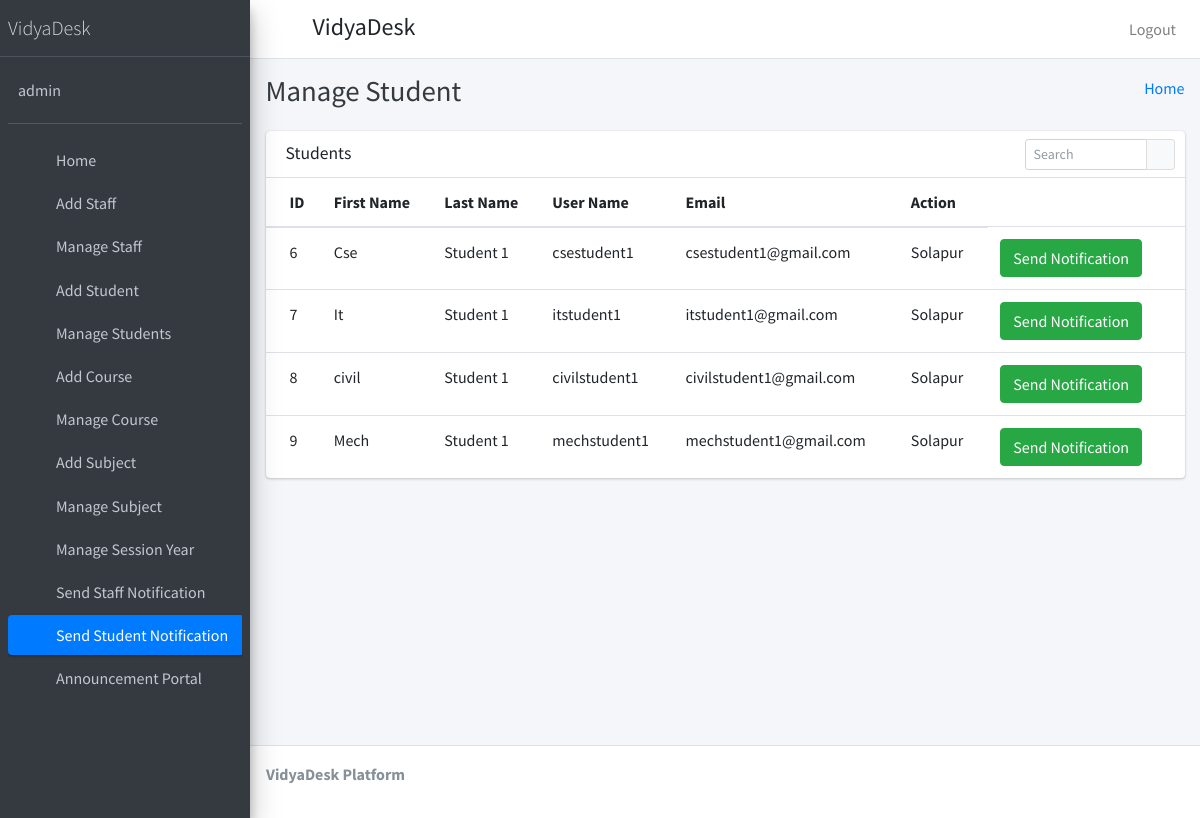
Page /admin_send_notification_student (signed in) on the committed database.
### student_management_app/models.py (models this page shows)
class CustomUser(AbstractUser):
    user_type_data=((1,"HOD"),(2,"Staff"),(3,"Student"))
    user_type=models.CharField(default=1,choices=user_type_data,max_length=10)

class Students(models.Model):
    id=models.AutoField(primary_key=True)
    admin=models.OneToOneField(CustomUser,on_delete=models.CASCADE)
    gender=models.CharField(max_length=255)
    profile_pic=models.FileField()
    address=models.TextField()
    course_id=models.ForeignKey(Courses,on_delete=models.DO_NOTHING)
    session_year_id=models.ForeignKey(SessionYearModel,on_delete=models.CASCADE)
    created_at=models.DateTimeField(auto_now_add=True)
    updated_at=models.DateTimeField(auto_now_add=True)
    fcm_token=models.TextField(default="")
    objects = models.Manager()

### student_management_app/HodViews.py (the view)
# urls.py: path('admin_send_notification_student', HodViews.admin_send_notification_student,name="admin_send_notification_student"),
def admin_send_notification_student(request):
    students=Students.objects.all()
    return render(request,"hod_template/student_notification.html",{"students":students})

### student_management_app/templates/hod_template/student_notification.html (shortened to what this page needs)
{% extends 'hod_template/base_template.html' %}
{% block page_title %}
Manage Student
{% endblock page_title %}
{% block main_content %}
    <section class="content">
      <div class="container-fluid">
           <div class="row">
          <div class="col-12">
            <div class="card">
              <div class="card-header">
                <h3 class="card-title">Students</h3>
                <div class="card-tools">
                  <div class="input-group input-group-sm" style="width: 150px;">
                    <input type="text" name="table_search" class="form-control float-right" placeholder="Search">
                    <div class="input-group-append">
                      <button type="submit" class="btn btn-default"><i class="fas fa-search"></i></button>
                    </div>
                  </div>
                </div>
              </div>
              <div class="card-body table-responsive p-0">
                <table class="table table-hover text-nowrap">
                  <thead>
                    <tr>
                      <th>ID</th>
                      <th>First Name</th>
                      <th>Last Name</th>
                      <th>User Name</th>
                      <th>Email</th>
                      <th>Action</th>
                    </tr>
                  </thead>
                  <tbody>
                  {% for student in students %}
                    <tr>
                      <td>{{ student.admin.id }}</td>
                      <td>{{ student.admin.first_name }}</td>
                      <td>{{ student.admin.last_name }}</td>
                      <td>{{ student.admin.username }}</td>
                      <td>{{ student.admin.email }}</td>
                      <td>{{ student.address }}</td>
                      <td><a href="#" class="btn btn-success show_notification" data-toggle="modal" data-target="#myModal">Send Notification</a></td>
                    </tr>
                  {% endfor %}
                  </tbody>
                </table>
              </div>
            </div>
          </div>
        </div>
      </div>
    </section>
{% endblock main_content %}

### student_management_app/templates/hod_template/sidebar_template.html
{% load static %}
  <aside class="main-sidebar sidebar-dark-primary elevation-4">
    <a href="index3.html" class="brand-link">
      <span class="brand-text font-weight-light">VidyaDesk</span>
    </a>
    <div class="sidebar">
      <div class="user-panel mt-3 pb-3 mb-3 d-flex">
        <div class="info">
          <a href="{% url 'admin_profile' %}" class="d-block">{{ user.username }}</a>
        </div>
      </div>
      <nav class="mt-2">
        <ul class="nav nav-pills nav-sidebar flex-column" data-widget="treeview" role="menu" data-accordion="false">
          <li class="nav-item">
            {% url 'admin_home' as admin_home %}
            <a href="{{ admin_home }}" class="nav-link {% if request.path == admin_home %} active {% endif %}">
              <i class="nav-icon fas fa-th"></i>
              <p>
                Home
              </p>
            </a>
          </li>
          <li class="nav-item">
            {% url 'add_staff' as add_staff %}
            <a href="{{ add_staff }}" class="nav-link {% if request.path == add_staff %} active {% endif %}">
              <i class="nav-icon fas fa-th"></i>
              <p>
                Add Staff
              </p>
            </a>
          </li>
           <li class="nav-item">
              {% url 'manage_staff' as manage_staff %}
            {% url 'edit_staff' staff_id=id as edit_staff %}
            <a href="{% url 'manage_staff' %}" class="nav-link {% if request.path == manage_staff %} active {% endif %} {% if request.path == edit_staff %} active {% endif %}">
              <i class="nav-icon fas fa-th"></i>
              <p>
                Manage Staff
              </p>
            </a>
          </li>
          <li class="nav-item">
              {% url 'add_student' as add_student %}
            <a href="{% url 'add_student' %}" class="nav-link {% if request.path == add_student %} active {% endif %}">
              <i class="nav-icon fas fa-th"></i>
              <p>
                Add Student
              </p>
            </a>
          </li>
          <li class="nav-item">
              {% url 'manage_student' as manage_student %}
              {% url 'edit_student' student_id=id as edit_student %}
            <a href="{% url 'manage_student' %}" class="nav-link {% if request.path == manage_student %} active {% endif %} {% if request.path == edit_student %} active {% endif %}">
              <i class="nav-icon fas fa-th"></i>
              <p>
                Manage Students
              </p>
            </a>
          </li>
          <li class="nav-item">
            {% url 'add_course' as add_course %}
            <a href="{% url 'add_course' %}" class="nav-link {% if request.path == add_course %} active {% endif %}">
              <i class="nav-icon fas fa-th"></i>
              <p>
                Add Course
              </p>
            </a>
          </li>
          <li class="nav-item">
            {% url 'manage_course' as manage_course %}
              {% url 'edit_course' course_id=id as edit_course %}
            <a href="{% url 'manage_course' %}" class="nav-link {% if request.path == manage_course %} active {% endif %} {% if request.path == edit_course %} active {% endif %}">
              <i class="nav-icon fas fa-th"></i>
              <p>
                Manage Course
              </p>
            </a>
          </li>
          <li class="nav-item">
            {% url 'add_subject' as add_subject %}
            <a href="{% url 'add_subject' %}" class="nav-link {% if request.path == add_subject %} active {% endif %}">
              <i class="nav-icon fas fa-th"></i>
              <p>
                Add Subject
              </p>
            </a>
          </li>
          <li class="nav-item">
            {% url 'manage_subject' as manage_subject %}
            {% url 'edit_subject' subject_id=id as edit_subject %}
            <a href="{% url 'manage_subject' %}" class="nav-link {% if request.path == manage_subject %} active {% endif %} {% if request.path == edit_subject %} active {% endif %} ">
              <i class="nav-icon fas fa-th"></i>
              <p>
                Manage Subject
              </p>
            </a>
          </li>
          <li class="nav-item">
            {% url 'manage_session' as manage_session %}
            <a href="{% url 'manage_session' %}" class="nav-link {% if request.path == manage_session %} active {% endif %} ">
              <i class="nav-icon fas fa-th"></i>
              <p>
                Manage Session Year
              </p>
            </a>
          </li>
                   <li class="nav-item">
            {% url 'admin_send_notification_staff' as admin_send_notification_staff %}
             <a href="{% url 'admin_send_notification_staff' %}" class="nav-link {% if request.path == admin_send_notification_staff %} active {% endif %}">
              <i class="nav-icon fas fa-th"></i>
              <p>
                Send Staff Notification
              </p>
            </a>
          </li>
          <li class="nav-item">
            {% url 'admin_send_notification_student' as admin_send_notification_student %}
             <a href="{% url 'admin_send_notification_student' %}" class="nav-link {% if request.path == admin_send_notification_student %} active {% endif %}">
              <i class="nav-icon fas fa-th"></i>
              <p>
                Send Student Notification
              </p>
            </a>
          </li>
           <li class="nav-item">
            {% url 'notice_board' as notice_board %}
            <a href="{{ notice_board }}" class="nav-link {% if request.path == notice_board %} active {% endif %}">
              <i class="nav-icon fas fa-th"></i>
              <p>
                Announcement Portal
              </p>
            </a>
          </li>
        </ul>
      </nav>
    </div>
  </aside>

### rows in the picture
CustomUser: username "admin"
Students: admin.id "6", admin.first_name "Cse", admin.last_name "Student 1", admin.username "csestudent1", admin.email "csestudent1@gmail.com", address "Solapur"
Students: admin.id "7", admin.first_name "It", admin.last_name "Student 1", admin.username "itstudent1", admin.email "itstudent1@gmail.com", address "Solapur"
Students: admin.id "8", admin.first_name "civil", admin.last_name "Student 1", admin.username "civilstudent1", admin.email "civilstudent1@gmail.com", address "Solapur"
Students: admin.id "9", admin.first_name "Mech", admin.last_name "Student 1", admin.username "mechstudent1", admin.email "mechstudent1@gmail.com", address "Solapur"
